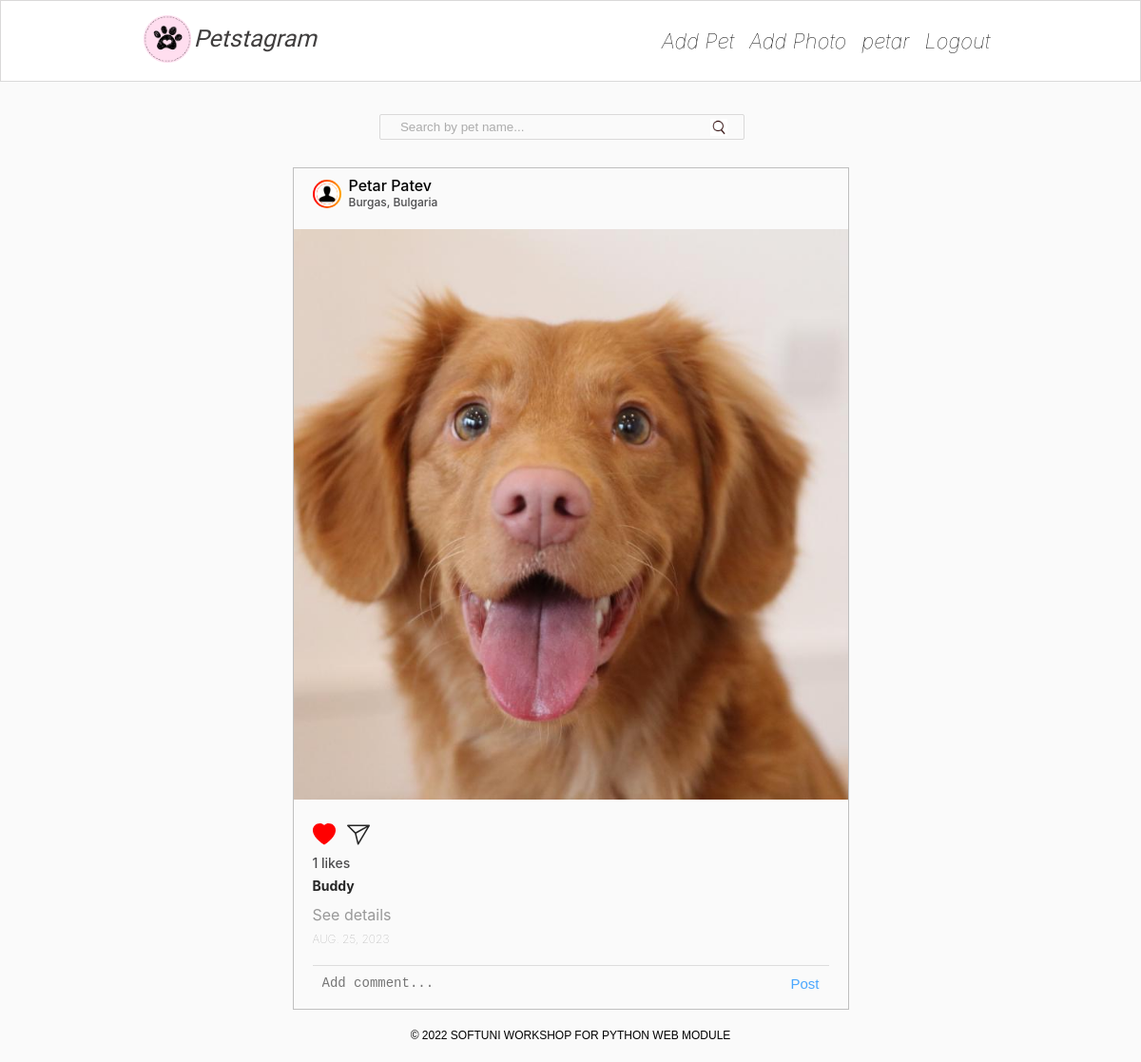
Before: / (signed in) with the older database file.
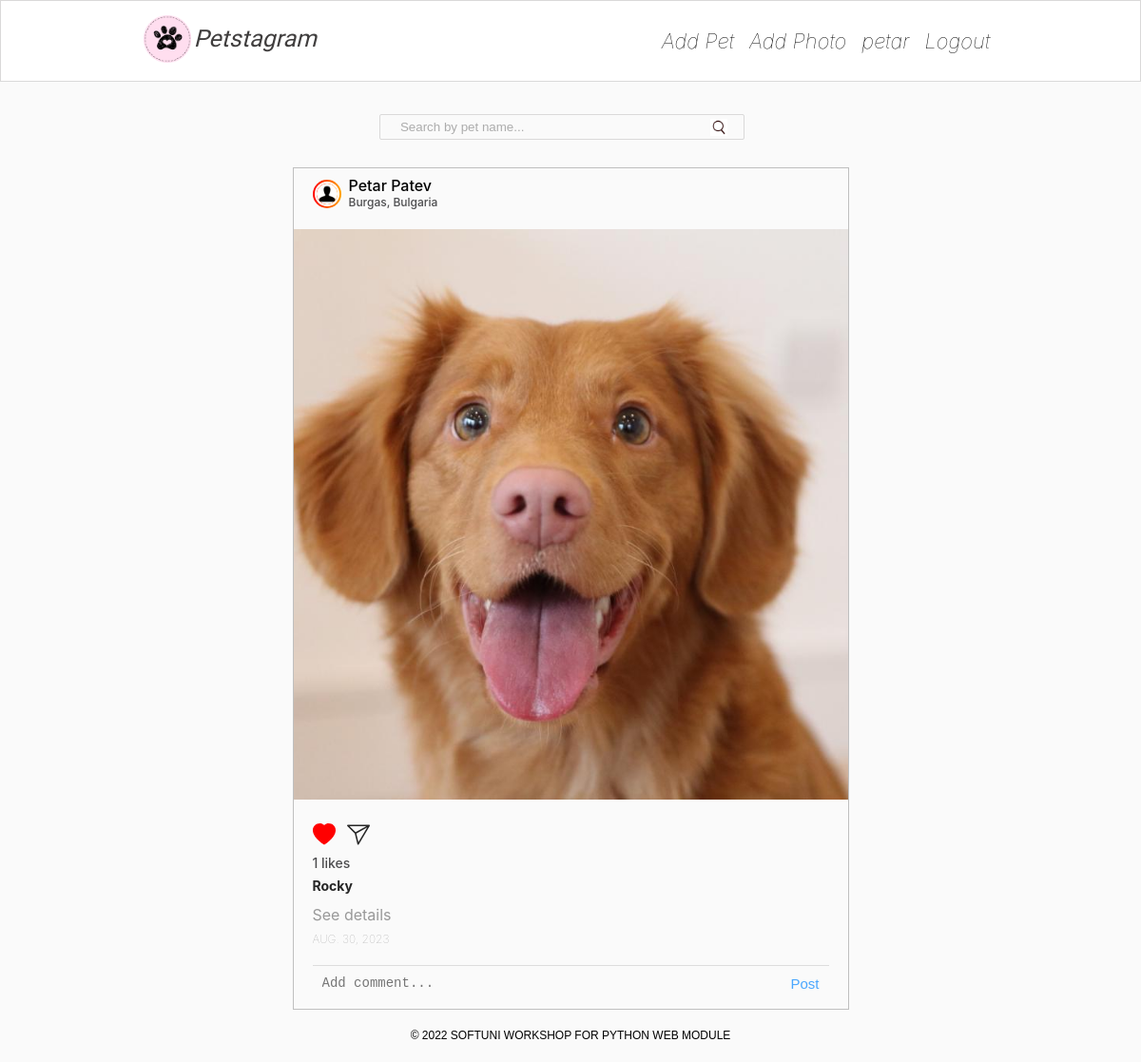
After: the same page with the newer database file.
### petstagram_second/pets/models.py (models this page shows, shortened)
class Pet(models.Model):
    NAME_MAX_LENGTH = 30
    name = models.CharField(
        max_length=NAME_MAX_LENGTH,
        null=False,
        blank=False,
    )
    personal_pet_photo = models.URLField(
        null=False,
        blank=False,
    )
    date_of_birth = models.DateField(
        null=True,
        blank=True,
    )
    slug = models.SlugField(
        unique=True,
        null=False,
        blank=True,
    )
    user = models.ForeignKey(
        to=UserModel,
        on_delete=models.CASCADE,
    )

### petstagram_second/photos/models.py (models this page shows)
class Photo(models.Model):
    DESCRIPTION_MAX_LENGTH = 300
    DESCRIPTION_MIN_LENGTH = 10
    LOCATION_MAX_LENGTH = 30
    photo_picture = models.ImageField(
        null=False,
        blank=False,
        validators=(
            image_max_size_validator,
        ),
        upload_to='images',
    )
    description = models.TextField(
        max_length=DESCRIPTION_MAX_LENGTH,
        validators=(
            MinLengthValidator(DESCRIPTION_MIN_LENGTH),
        ),
        null=True,
        blank=True,
    )
    location = models.CharField(
        null=True,
        blank=True,
        max_length=LOCATION_MAX_LENGTH,
    )
    tagged_pets = models.ManyToManyField(
        to=Pet,
        blank=True,
    )
    date_of_publication = models.DateField(
        null=False,
        blank=True,
        auto_now=True,
    )
    user = models.ForeignKey(
        to=UserModel,
        on_delete=models.CASCADE,
    )
    class Meta:
        ordering = ('-date_of_publication',)

### petstagram_second/accounts/models.py (models this page shows)
class PetstagramUser(auth_models.AbstractUser):
    NAME_MAX_LENGTH = 30
    NAME_MIN_LENGTH = 2
    first_name = models.CharField(
        null=True,
        blank=True,
        max_length=NAME_MAX_LENGTH,
        validators=(
            MinLengthValidator(NAME_MIN_LENGTH),
            only_alphabetical_letters_validator,
        ),
    )
    last_name = models.CharField(
        null=True,
        blank=True,
        max_length=NAME_MAX_LENGTH,
        validators=(
            MinLengthValidator(NAME_MIN_LENGTH),
            only_alphabetical_letters_validator,
        ),
    )
    email = models.EmailField(
        null=False,
        blank=False,
        unique=True,
    )
    profile_picture = models.URLField(
        null=True,
        blank=True,
    )
    gender = models.CharField(
        choices=GendersTypes.choices(),
        max_length=GendersTypes.max_len_genders(),
    )
    def get_name(self):
        if self.first_name and self.last_name:
            return f"{self.first_name} {self.last_name}"
        elif self.first_name or self.last_name:
            return self.first_name or self.last_name
        else:
            return self.username

### petstagram_second/common/views.py (the view)
# urls.py: path('', index, name='index'),
def index(request):
    all_photo_posts = Photo.objects.all()
    comment_form = CommentForm()
    search_form = SearchForm()
    current_user = request.user
    all_photos_liked_by_current_user = [like.to_photo_id for like in current_user.like_set.all()]
    if request.method == 'POST':
        search_form = SearchForm(request.POST)
        if search_form.is_valid():
            all_photo_posts = all_photo_posts.filter(tagged_pets__name__icontains=search_form.cleaned_data['pet_name'])
    context = {
        'all_photo_posts': all_photo_posts,
        'comment_form': comment_form,
        'search_form': search_form,
        'all_photos_liked_by_current_user': all_photos_liked_by_current_user,
    }
    return render(request, 'common/home-page.html', context)

### petstagram_second/common/forms.py
class CommentForm(forms.ModelForm):
    class Meta:
        model = Comment
        fields = ('comment_text',)
        widgets = {
            'comment_text': forms.Textarea(attrs={'placeholder': 'Add comment...'}),
        }

class SearchForm(forms.Form):
    pet_name = forms.CharField(
        widget=(
            forms.TextInput(attrs={'placeholder': 'Search by pet name...'})
        )
    )

### templates/common/home-page.html (shortened to what this page needs)
{% extends 'base.html' %}
{% load static %}
{% block page_content %}
    <div class="container">
        <div class="col-9">
            <form class="searchbar" method="post">
                {{ search_form }}
            </form>
            {% include 'partials/pets-posts.html' %}
        </div>
    </div>
{% endblock %}

### templates/partials/pets-posts.html (shortened to what this page needs)
{% load static %}
{% for photo_post in all_photo_posts %}
    <div class="card">
        <div class="top">
            <div class="userDetails">
                <a href="{% url 'user details' pk=photo_post.user.pk %}">
                    <div class="profilepic">
                        <div class="profile_img">
                            <div class="image">
                                {% if photo_post.user.profile_picture %}
                                    <img src="{{ photo_post.user.profile_picture }}">
                                {% else %}
                                    <img src="{% static 'images/person.png' %}" alt="img8">
                                {% endif %}
                            </div>
                        </div>
                    </div>
                </a>
                <h3>
                    <a href="{% url 'user details' pk=photo_post.user.pk %}">
                        {{ photo_post.user.get_name }}
                    </a>
                    <br>
                    {% if photo_post.location %}
                        <span>{{ photo_post.location }}</span>
                    {% endif %}
                </h3>
            </div>
        </div>
        <div class="imgBx" id="{{ photo_post.pk }}">
            <img src="{{ photo_post.photo_picture.url }}" alt="post" class="cover">
        </div>
        <div class="bottom">
            <div class="actionBtns">
                <div class="left">
                    <span class="heart">
									<a href="{% url 'like' photo_pk=photo_post.pk %}">
                                        {% if photo_post.pk in all_photos_liked_by_current_user %}
                                            <svg style="color: red"
                                                 xmlns="http://www.w3.org/2000/svg"
                                                 width="24"
                                                 height="24"
                                                 fill="currentColor"
                                                 class="bi bi-heart-fill"
                                                 viewBox="0 0 16 16">
                                            <path fill-rule="evenodd"
                                                  d="M8 1.314C12.438-3.248 23.534 4.735
                                                  8 15-7.534 4.736 3.562-3.248 8 1.314z"
                                                  fill="red">
                                            </path>
                                        </svg>
                                        {% endif %}
								</a>
								</span>
                    <a href="{% url 'share' photo_pk=photo_post.pk %}">
                    </a>
                </div>
            </div>
            <p class="likes">{{ photo_post.like_set.count }} likes</p>
            {% for pet in photo_post.tagged_pets.all %}
                <a href="{% url 'pet details' username=pet.user.username pet_name=pet.slug %}">
                    <p class="message">
                        <b>{{ pet.name }}</b>
                    </p>
                </a>
            {% endfor %}
            <a href="{% url 'photo details' pk=photo_post.pk %}">
                <h4 class="details">See details</h4>
            </a>
            <h5 class="postTime">{{ photo_post.date_of_publication }}</h5>
            <div class="addComments">
                <form method="post" action="{% url 'add comment' photo_pk=photo_post.pk %}">
                    {{ comment_form }}
                    <button type="submit">Post</button>
                </form>
            </div>
        </div>
    </div>
{% endfor %}

Changed rows visible on the page:
changed Photo "Burgas, Bulgaria": date_of_publication "AUG. 25, 2023" → "AUG. 30, 2023"
changed Pet: name "Buddy" → "Rocky"
